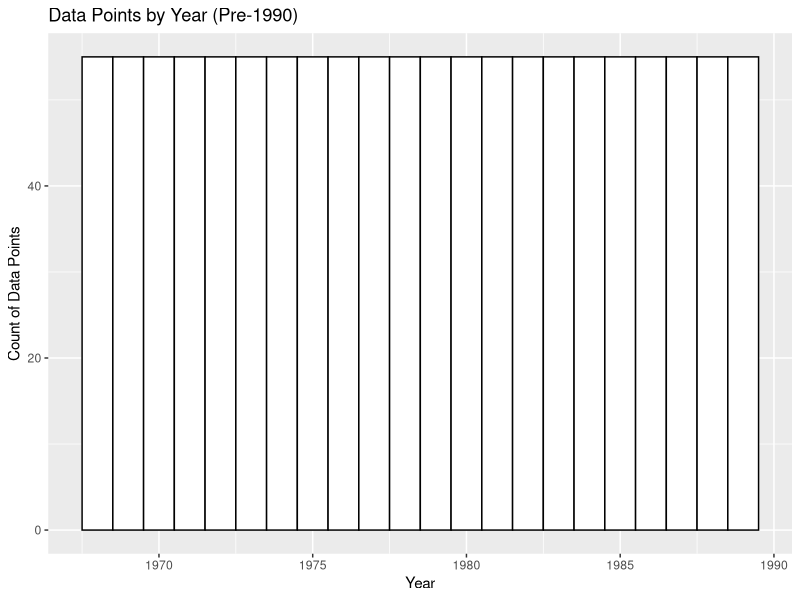
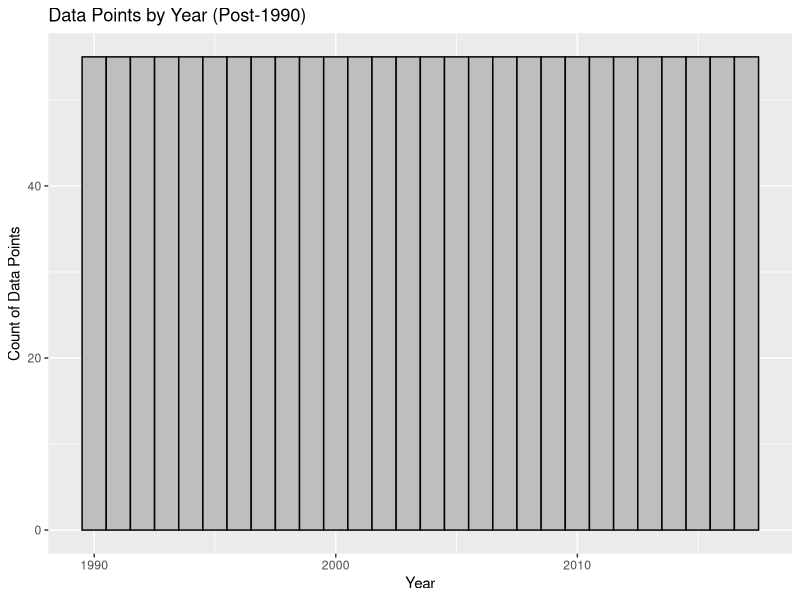

These figures' R source, in order: (Note: this script raises an error after producing the figures.)
## ---- chunk 1
library(tidyverse)

knitr::opts_chunk$set(fig.width = 15, fig.height=10) # change figure size in Rmd/HTML

# Load data from CSV
data <- read.csv('MinimumWageData.csv')
names(data)

head(data, 2)

# Logical to delete Table_Data and Footnote columns, these are just notes and not useful

drops <- c("Table_Data", "Footnote")

data <- data[, !(names(data) %in% drops)]

head(data, 3)
## ---- chunk 2
# See if data types in columns are logical
str(data)

# Data is already fairly clean, but if more cleaning is to be done it can be coded below
## ---- chunk 3
# For graphing, I will divide the data into pre-1990 and 1990-2017

pre1990 <- filter(data, Year < 1990)
post1990 <- filter(data, Year >= 1990)

# Breakdown of data from each year
p <- ggplot(pre1990, aes(x=Year)) + geom_histogram(color="black", fill="white", binwidth=1)
p <- p + xlab("Year") + ylab("Count of Data Points") + ggtitle("Data Points by Year (Pre-1990)")
p

p <- ggplot(post1990, aes(x=Year)) + geom_histogram(color="black", fill="gray", binwidth=1)
p <- p + xlab("Year") + ylab("Count of Data Points") + ggtitle("Data Points by Year (Post-1990)")
p

# These histograms show that the data for each year is all even, so the comparisons should be fairly accurate

# We will look at the spread of High.Value and Low.Value for each state by year

p <- ggplot(pre1990, aes(x=Year, y=High.Value, color=State)) + geom_boxplot(outlier.color="red", outlier.shape=8, outlier.size=2)
p <- p + xlab("Year") + ylab("Hourly Wage ($)") + ggtitle("Highest Minimum Wage Across US States pre-1990")
p <- p + facet_wrap(pre1990$State) + theme(legend.position="none")
p

p <- ggplot(pre1990, aes(x=Year, y=Low.Value, color=State)) + geom_boxplot(outlier.color="red", outlier.shape=8, outlier.size=2)
p <- p + xlab("Year") + ylab("Hourly Wage ($)") + ggtitle("Lowest Minimum Wage Across US States pre-1990")
p <- p + facet_wrap(pre1990$State) + theme(legend.position="none")
p

p <- ggplot(post1990, aes(x=Year, y=High.Value, color=State)) + geom_boxplot(outlier.color="red", outlier.shape=8, outlier.size=2)
p <- p + xlab("Year") + ylab("Hourly Wage ($)") + ggtitle("Highest Minimum Wage Across US States post-1990")
p <- p + facet_wrap(post1990$State) + theme(legend.position="none")
p

p <- ggplot(post1990, aes(x=Year, y=Low.Value, color=State)) + geom_boxplot(outlier.color="red", outlier.shape=8, outlier.size=2)
p <- p + xlab("Year") + ylab("Hourly Wage ($)") + ggtitle("Lowest Minimum Wage Across US States post-1990")
p <- p + facet_wrap(post1990$State) + theme(legend.position="none")
p
## ---- chunk 4
# Look at trend of High.Value and Low.Value across the years overall
p <- ggplot(pre1990, aes(x=Year, y=High.Value)) + geom_violin(trim = FALSE)
p <- p + stat_summary(fun.y=median, geom="line", shape=18, size=2, color="red")
p <- p + ylab("High Minimum Wage ($)") + xlab("Year") + ggtitle("High Minimum Wage Trend pre-1990")
p

p <- ggplot(pre1990, aes(x=Year, y=Low.Value)) + geom_violin(trim = FALSE)
p <- p + stat_summary(fun.y=median, geom="line", shape=18, size=2, color="blue")
p <- p + ylab("Low Minimum Wage ($)") + xlab("Year") + ggtitle("Low Minimum Wage Trend pre-1990")
p

p <- ggplot(post1990, aes(x=Year, y=High.Value)) + geom_violin(trim = FALSE)
p <- p + stat_summary(fun.y=median, geom="line", shape=18, size=2, color="green")
p <- p + ylab("High Minimum Wage ($)") + xlab("Year") + ggtitle("High Minimum Wage Trend post-1990")
p

p <- ggplot(post1990, aes(x=Year, y=Low.Value)) + geom_violin(trim = FALSE)
p <- p + stat_summary(fun.y=median, geom="line", shape=18, size=2, color="purple")
p <- p + ylab("Low Minimum Wage ($)") + xlab("Year") + ggtitle("Low Minimum Wage Trend post-1990")
p
## ---- chunk 5
# We should look at High.2018 and Low.2018 data in a similar way, but I left off here because it is almost midnight

